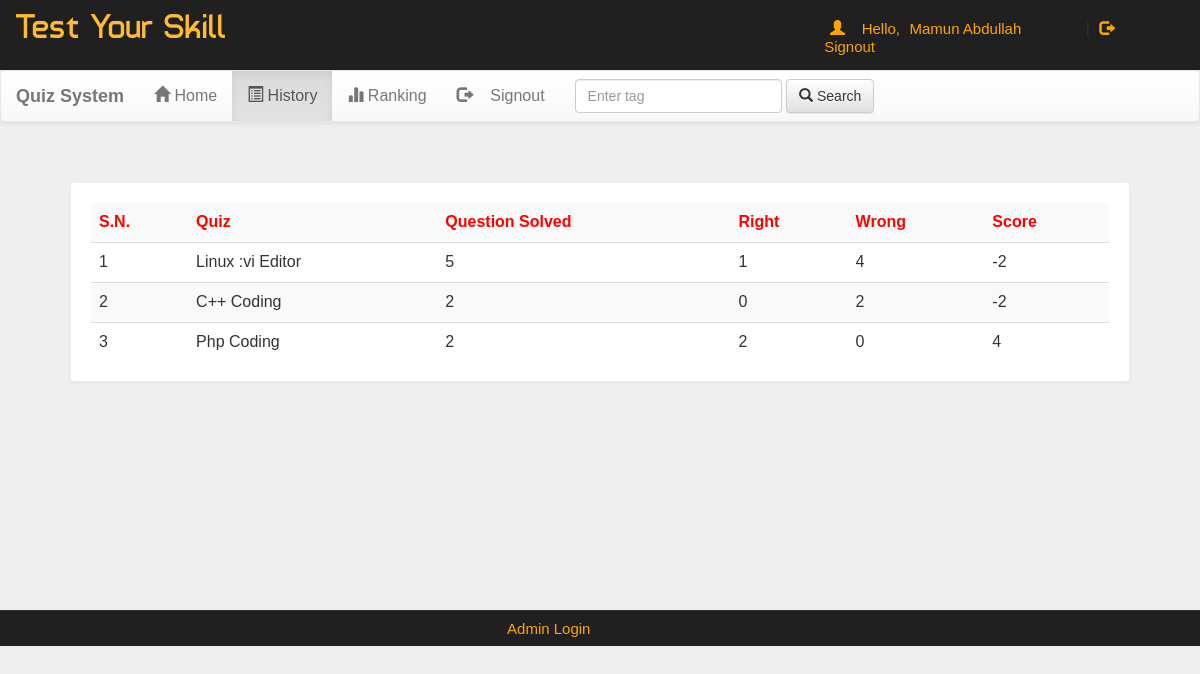
The page /account.php?q=2 (signed in) on the database its author committed.
### tables this page shows
CREATE TABLE `history` (
  `email` varchar(50) NOT NULL,
  `eid` text NOT NULL,
  `score` int(11) NOT NULL,
  `level` int(11) NOT NULL,
  `sahi` int(11) NOT NULL,
  `wrong` int(11) NOT NULL,
  `date` timestamp NOT NULL DEFAULT CURRENT_TIMESTAMP ON UPDATE CURRENT_TIMESTAMP
);

CREATE TABLE `quiz` (
  `eid` text NOT NULL,
  `title` varchar(100) NOT NULL,
  `sahi` int(11) NOT NULL,
  `wrong` int(11) NOT NULL,
  `total` int(11) NOT NULL,
  `time` bigint(20) NOT NULL,
  `intro` text NOT NULL,
  `tag` varchar(100) NOT NULL,
  `date` timestamp NOT NULL DEFAULT CURRENT_TIMESTAMP ON UPDATE CURRENT_TIMESTAMP
);

### account.php (the view, shortened to what this page needs)
<!DOCTYPE html PUBLIC "-//W3C//DTD XHTML 1.0 Transitional//EN" "http://www.w3.org/TR/xhtml1/DTD/xhtml1-transitional.dtd">
<html xmlns="http://www.w3.org/1999/xhtml">
<head>
<link  rel="stylesheet" href="css/bootstrap.min.css"/>
 <link  rel="stylesheet" href="css/bootstrap-theme.min.css"/>
 <link rel="stylesheet" href="css/main.css">
 <link  rel="stylesheet" href="css/font.css">
</head>
<body>
<div class="header">
<div class="row">
<div class="col-lg-6">
<span class="logo">Test Your Skill</span></div>
<div class="col-md-4 col-md-offset-2">
 <?php
 include_once 'dbConnection.php';
  if(!(isset($_SESSION['email']))){
header("location:index.php");
}
else
{
$name = $_SESSION['name'];
$email=$_SESSION['email'];
echo '<span class="pull-right top title1" ><span class="log1"><span class="glyphicon glyphicon-user" aria-hidden="true"></span>&nbsp;&nbsp;&nbsp;&nbsp;Hello,</span> <a href="account.php?q=1" class="log log1">'.$name.'</a>&nbsp;|&nbsp;<a href="logout.php?q=account.php" class="log"><span class="glyphicon glyphicon-log-out" aria-hidden="true"></span>&nbsp;Signout</button></a></span>';
}?>
</div>
</div></div>
<div class="bg">
<nav class="navbar navbar-default title1">
  <div class="container-fluid">
    <div class="navbar-header">
      <a class="navbar-brand" href="#"><b>Quiz System</b></a>
    </div>
    <div class="collapse navbar-collapse" id="bs-example-navbar-collapse-1">
      <ul class="nav navbar-nav">
        <li <?php if(@$_GET['q']==1) echo'class="active"'; ?> ><a href="account.php?q=1"><span class="glyphicon glyphicon-home" aria-hidden="true"></span>&nbsp;Home<span class="sr-only">(current)</span></a></li>
        <li <?php if(@$_GET['q']==2) echo'class="active"'; ?>><a href="account.php?q=2"><span class="glyphicon glyphicon-list-alt" aria-hidden="true"></span>&nbsp;History</a></li>
		<li <?php if(@$_GET['q']==3) echo'class="active"'; ?>><a href="account.php?q=3"><span class="glyphicon glyphicon-stats" aria-hidden="true"></span>&nbsp;Ranking</a></li>
		<li class="pull-right"> <a href="logout.php?q=account.php"><span class="glyphicon glyphicon-log-out" aria-hidden="true"></span>&nbsp;&nbsp;&nbsp;&nbsp;Signout</a></li>
		</ul>
            <form class="navbar-form navbar-left" role="search">
        <div class="form-group">
          <input type="text" class="form-control" placeholder="Enter tag ">
        </div>
        <button type="submit" class="btn btn-default"><span class="glyphicon glyphicon-search" aria-hidden="true"></span>&nbsp;Search</button>
      </form>
      </div>
  </div>
</nav>
<div class="container">
<div class="row">
<div class="col-md-12">
<?php
if(@$_GET['q']== 2)
{
$q=mysqli_query($con,"SELECT * FROM history WHERE email='$email' ORDER BY date DESC " )or die('Error197');
echo  '<div class="panel title">
<table class="table table-striped title1" >
<tr style="color:red"><td><b>S.N.</b></td><td><b>Quiz</b></td><td><b>Question Solved</b></td><td><b>Right</b></td><td><b>Wrong<b></td><td><b>Score</b></td>';
$c=0;
while($row=mysqli_fetch_array($q) )
{
$eid=$row['eid'];
$s=$row['score'];
$w=$row['wrong'];
$r=$row['sahi'];
$qa=$row['level'];
$q23=mysqli_query($con,"SELECT title FROM quiz WHERE  eid='$eid' " )or die('Error208');
while($row=mysqli_fetch_array($q23) )
{
$title=$row['title'];
}
$c++;
echo '<tr><td>'.$c.'</td><td>'.$title.'</td><td>'.$qa.'</td><td>'.$r.'</td><td>'.$w.'</td><td>'.$s.'</td></tr>';
}
echo'</table></div>';
}
?>
</div></div></div></div>
<div class="row footer">
<div class="col-md-4 box">
</div>
<div class="col-md-3 box">
<a href="#" data-toggle="modal" data-target="#login">Admin Login</a></div>
<div class="col-md-4 box">
</div>
<div class="col-md-1 box">
</body>
</html>

### css/main.css (style rules this page uses)
body { overflow-x:hidden; width:100%; font: 15px "Century Gothic", "Times Roman", sans-serif; background:#eee; min-height:550px; background-attachment:fixed; }
.bg { min-height:540px; }
.panel { border-color:#eee; margin:40px; padding:20px; font: 15px "Century Gothic", "Times Roman", sans-serif; }
.title { font-family:'typo'; }
.header { background:#202020; height:70px; }
.logo { font-family:'typo'; font-size:35px; color:#ffbb33; margin:15px; }
.title1 { font: 16px "Century Gothic", "Times Roman", sans-serif; }
.footer { font-size:15px; text-align:center; border-top:1px solid; border-color:#323232; background-color:#202020; }
.footer a { margin:25px; color:orange; text-decoration:none; font: 15px "Century Gothic", "Times Roman", sans-serif; }
.box { padding:9px; }
.top { margin-top:20px; }
.log1 { font: 15px 'Ubuntu', sans-serif; color:orange; margin-left:10px; }
.log { margin:10px; margin-right:60px; margin-left:5px; color:orange; text-decoration:none; font-size:20px; font-size:15px; }

### rows shown on the page
history: eid.title "Linux :vi Editor", level "5", sahi "1", wrong "4", score "-2"
history: eid.title "C++ Coding", level "2", sahi "0", wrong "2", score "-2"
history: eid.title "Php Coding", level "2", sahi "2", wrong "0", score "4"

### other values the page prints
$name "Mamun Abdullah"
